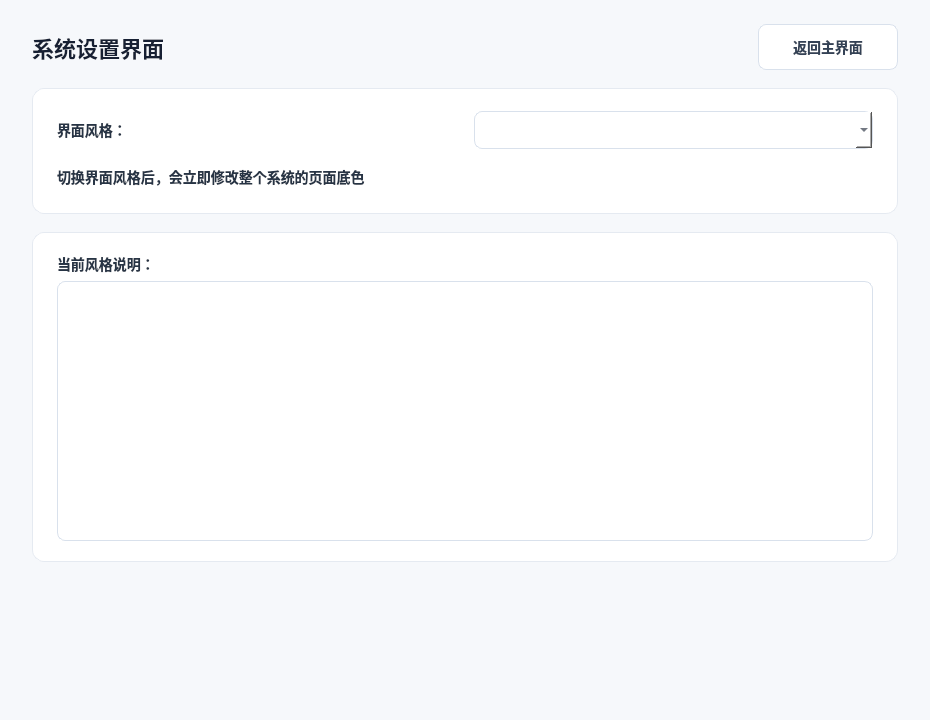
<?xml version="1.0" encoding="UTF-8"?>
<ui version="4.0">
 <class>SettingsWidget</class>
 <widget class="QWidget" name="SettingsWidget">
  <property name="geometry">
   <rect>
    <x>0</x>
    <y>0</y>
    <width>930</width>
    <height>720</height>
   </rect>
  </property>
  <property name="windowTitle">
   <string>智能家居系统 - 系统设置</string>
  </property>
  <property name="styleSheet">
   <string notr="true">QWidget {
    background-color: #f6f8fb;
    color: #1f2937;
    font-family: &quot;Microsoft YaHei&quot;;
    font-size: 14px;
}

QLabel {
    background: transparent;
    color: #273445;
    font-weight: 500;
}

QLabel#labelTitle {
    color: #172033;
    font-size: 22px;
    font-weight: 700;
}

QFrame#themeCard, QFrame#previewCard {
    background-color: #ffffff;
    border: 1px solid #e5eaf1;
    border-radius: 12px;
}

QTextEdit, QComboBox {
    background-color: #ffffff;
    color: #202a3a;
    border: 1px solid #d9e1ec;
    border-radius: 8px;
    padding: 6px 10px;
    selection-background-color: #34c38f;
}

QTextEdit:focus, QComboBox:focus {
    border: 1px solid #34c38f;
}

QTextEdit[readOnly=&quot;true&quot;] {
    background-color: #f8fafc;
    color: #334155;
}

QPushButton {
    background-color: #34c38f;
    color: #ffffff;
    border: none;
    border-radius: 8px;
    min-height: 34px;
    padding: 5px 16px;
    font-weight: 600;
}

QPushButton:hover {
    background-color: #27ae7e;
}

QPushButton#btnBack {
    background-color: #ffffff;
    color: #334155;
    border: 1px solid #d9e1ec;
}

QPushButton#btnBack:hover {
    background-color: #eefaf5;
    border-color: #34c38f;
    color: #34c38f;
}</string>
  </property>
  <layout class="QVBoxLayout" name="mainLayout">
   <property name="spacing">
    <number>18</number>
   </property>
   <property name="leftMargin">
    <number>32</number>
   </property>
   <property name="topMargin">
    <number>24</number>
   </property>
   <property name="rightMargin">
    <number>32</number>
   </property>
   <property name="bottomMargin">
    <number>24</number>
   </property>
   <item>
    <layout class="QHBoxLayout" name="headerLayout">
     <item>
      <widget class="QLabel" name="labelTitle">
       <property name="minimumSize">
        <size>
         <width>0</width>
         <height>42</height>
        </size>
       </property>
       <property name="text">
        <string>系统设置界面</string>
       </property>
      </widget>
     </item>
     <item>
      <spacer name="headerSpacer">
       <property name="orientation">
        <enum>Qt::Horizontal</enum>
       </property>
       <property name="sizeHint" stdset="0">
        <size>
         <width>40</width>
         <height>20</height>
        </size>
       </property>
      </spacer>
     </item>
     <item>
      <widget class="QPushButton" name="btnBack">
       <property name="minimumSize">
        <size>
         <width>140</width>
         <height>42</height>
        </size>
       </property>
       <property name="text">
        <string>返回主界面</string>
       </property>
      </widget>
     </item>
    </layout>
   </item>
   <item>
    <widget class="QFrame" name="themeCard">
     <property name="frameShape">
      <enum>QFrame::NoFrame</enum>
     </property>
     <layout class="QGridLayout" name="themeGrid">
      <property name="leftMargin">
       <number>24</number>
      </property>
      <property name="topMargin">
       <number>22</number>
      </property>
      <property name="rightMargin">
       <number>24</number>
      </property>
      <property name="bottomMargin">
       <number>22</number>
      </property>
      <property name="horizontalSpacing">
       <number>18</number>
      </property>
      <property name="verticalSpacing">
       <number>14</number>
      </property>
      <item row="0" column="0">
       <widget class="QLabel" name="labelTheme">
        <property name="minimumSize">
         <size>
          <width>110</width>
          <height>34</height>
         </size>
        </property>
        <property name="text">
         <string>界面风格：</string>
        </property>
       </widget>
      </item>
      <item row="0" column="1">
       <widget class="QComboBox" name="comboBoxTheme">
        <property name="minimumSize">
         <size>
          <width>260</width>
          <height>38</height>
         </size>
        </property>
       </widget>
      </item>
      <item row="1" column="0" colspan="2">
       <widget class="QLabel" name="labelMessage">
        <property name="minimumSize">
         <size>
          <width>0</width>
          <height>28</height>
         </size>
        </property>
        <property name="text">
         <string>切换界面风格后，会立即修改整个系统的页面底色</string>
        </property>
       </widget>
      </item>
     </layout>
    </widget>
   </item>
   <item>
    <widget class="QFrame" name="previewCard">
     <property name="frameShape">
      <enum>QFrame::NoFrame</enum>
     </property>
     <layout class="QVBoxLayout" name="previewLayout">
      <property name="leftMargin">
       <number>24</number>
      </property>
      <property name="topMargin">
       <number>20</number>
      </property>
      <property name="rightMargin">
       <number>24</number>
      </property>
      <property name="bottomMargin">
       <number>20</number>
      </property>
      <item>
       <widget class="QLabel" name="labelPreview">
        <property name="text">
         <string>当前风格说明：</string>
        </property>
       </widget>
      </item>
      <item>
       <widget class="QTextEdit" name="textEditPreview">
        <property name="minimumSize">
         <size>
          <width>0</width>
          <height>260</height>
         </size>
        </property>
       </widget>
      </item>
     </layout>
    </widget>
   </item>
   <item>
    <spacer name="bottomSpacer">
     <property name="orientation">
      <enum>Qt::Vertical</enum>
     </property>
     <property name="sizeHint" stdset="0">
      <size>
       <width>20</width>
       <height>40</height>
      </size>
     </property>
    </spacer>
   </item>
  </layout>
 </widget>
 <resources/>
 <connections/>
</ui>
